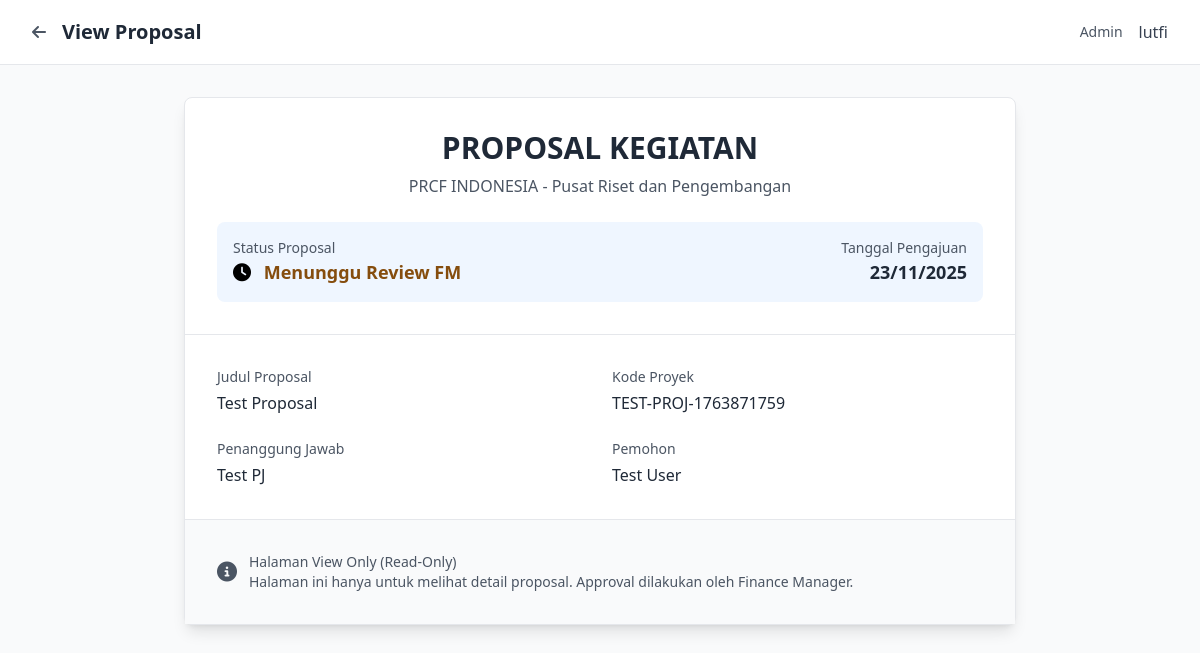
Screenshot of /pages/proposals/view_proposal.php?id=20 (signed in) with the database file from the repository.
### tables this page shows
CREATE TABLE `proposal` (
  `id_proposal` int(11) NOT NULL,
  `judul_proposal` varchar(255) NOT NULL,
  `pj` varchar(255) NOT NULL COMMENT 'Penanggung Jawab',
  `date` date DEFAULT NULL,
  `pemohon` varchar(255) DEFAULT NULL,
  `status` enum('draft','submitted','approved_fm','approved','rejected') DEFAULT 'draft' COMMENT 'draft=PM draft, submitted=waiting FM, approved_fm=FM approved (final), approved=FM approved (final), rejected=rejected',
  `approved_by_fm` int(11) DEFAULT NULL,
  `fm_approval_date` datetime DEFAULT NULL,
  `kode_proyek` varchar(50) DEFAULT NULL,
  `tor` text DEFAULT NULL COMMENT 'Terms of Reference',
  `file_budget` varchar(255) DEFAULT NULL,
  `total_budget_usd` decimal(15,2) DEFAULT 0.00,
  `total_budget_idr` decimal(15,2) DEFAULT 0.00,
  `currency` varchar(10) DEFAULT 'USD',
  `exrate_at_submission` decimal(10,4) DEFAULT 1.0000 COMMENT 'Exchange rate saat submit proposal',
  `created_at` timestamp NOT NULL DEFAULT current_timestamp(),
  `updated_at` timestamp NOT NULL DEFAULT current_timestamp() ON UPDATE current_timestamp()
);

### pages/proposals/view_proposal.php (the view, shortened to what this page needs)
<?php
require_once '../../includes/config.php';
$user_role = $_SESSION['user_role'];
$user_name = $_SESSION['user_name'];
$proposal_id = $_GET['id'] ?? 0;
$return_dashboard = '../dashboards/';
switch ($user_role) {
    default:
        $return_dashboard .= 'dashboard_pm.php';
}
$stmt = $conn->prepare("SELECT p.*, u.nama as creator_name, u.email as creator_email
    FROM proposal p
    LEFT JOIN user u ON p.pemohon = u.nama
    WHERE p.id_proposal = ?");
$stmt->bind_param("i", $proposal_id);
$stmt->execute();
$proposal = $stmt->get_result()->fetch_assoc();
?>
<!DOCTYPE html>
<html lang="id">
<head>
    <script src="https://cdn.tailwindcss.com"></script>
    <link rel="stylesheet" href="https://cdnjs.cloudflare.com/ajax/libs/font-awesome/6.4.0/css/all.min.css">
</head>
<body class="bg-gray-50 min-h-screen">
    <header class="bg-white border-b border-gray-200 sticky top-0 z-50">
        <div class="max-w-7xl mx-auto px-4 sm:px-6 lg:px-8">
            <div class="flex justify-between items-center h-16">
                <div class="flex items-center space-x-4">
                    <a href="<?php echo $return_dashboard; ?>" class="text-gray-600 hover:text-gray-800">
                        <i class="fas fa-arrow-left"></i>
                    </a>
                    <h1 class="text-xl font-bold text-gray-800">View Proposal</h1>
                </div>
                <div class="flex items-center space-x-4">
                    <span class="text-sm text-gray-600"><?php echo $user_role; ?></span>
                    <span class="text-gray-700 font-medium"><?php echo $user_name; ?></span>
                </div>
            </div>
        </div>
    </header>
    <main class="max-w-4xl mx-auto px-4 sm:px-6 lg:px-8 py-8">
        <div class="bg-white rounded-lg shadow-lg border border-gray-200">
            <div class="p-8 border-b border-gray-200">
                <div class="text-center mb-6">
                    <h1 class="text-3xl font-bold text-gray-800 mb-2">PROPOSAL KEGIATAN</h1>
                    <p class="text-gray-600">PRCF INDONESIA - Pusat Riset dan Pengembangan</p>
                </div>
                <div class="space-y-4">
                    <div class="flex items-center justify-between p-4 bg-blue-50 rounded-lg">
                        <div>
                            <p class="text-sm text-gray-600">Status Proposal</p>
                            <p class="text-lg font-bold">
                                <?php
                                $status_text = [
                                    'draft' => 'Draft',
                                    'submitted' => 'Menunggu Review FM',
                                    'approved_fm' => 'Disetujui FM (Final)',
                                    'approved' => 'Disetujui FM (Final)',
                                    'rejected' => 'Ditolak'
                                ];
                                $status_class = [
                                    'draft' => 'text-gray-800',
                                    'submitted' => 'text-yellow-800',
                                    'approved_fm' => 'text-blue-800',
                                    'approved' => 'text-green-800',
                                    'rejected' => 'text-red-800'
                                ];
                                $status_icon = [
                                    'draft' => 'fa-file',
                                    'submitted' => 'fa-clock',
                                    'approved_fm' => 'fa-check',
                                    'approved' => 'fa-check-double',
                                    'rejected' => 'fa-times'
                                ];
                                ?>
                                <i class="fas <?php echo $status_icon[$proposal['status']] ?? 'fa-question'; ?> mr-2"></i>
                                <span class="<?php echo $status_class[$proposal['status']] ?? 'text-gray-800'; ?>">
                                    <?php echo $status_text[$proposal['status']] ?? $proposal['status']; ?>
                                </span>
                            </p>
                        </div>
                        <div class="text-right">
                            <p class="text-sm text-gray-600">Tanggal Pengajuan</p>
                            <p class="text-lg font-bold text-gray-800">
                                <?php echo date('d/m/Y', strtotime($proposal['date'])); ?>
                            </p>
                        </div>
                    </div>
                </div>
            </div>
            <div class="p-8 space-y-6">
                <div class="grid grid-cols-1 md:grid-cols-2 gap-6">
                    <div>
                        <label class="block text-sm font-medium text-gray-600 mb-1">Judul Proposal</label>
                        <p class="text-gray-800 font-medium"><?php echo htmlspecialchars($proposal['judul_proposal']); ?></p>
                    </div>
                    <div>
                        <label class="block text-sm font-medium text-gray-600 mb-1">Kode Proyek</label>
                        <p class="text-gray-800 font-medium"><?php echo htmlspecialchars($proposal['kode_proyek']); ?></p>
                    </div>
                </div>
                <div class="grid grid-cols-1 md:grid-cols-2 gap-6">
                    <div>
                        <label class="block text-sm font-medium text-gray-600 mb-1">Penanggung Jawab</label>
                        <p class="text-gray-800 font-medium"><?php echo htmlspecialchars($proposal['pj']); ?></p>
                    </div>
                    <div>
                        <label class="block text-sm font-medium text-gray-600 mb-1">Pemohon</label>
                        <p class="text-gray-800 font-medium"><?php echo htmlspecialchars($proposal['pemohon']); ?></p>
                    </div>
                </div>
            </div>
            <div class="p-8 border-t border-gray-200 bg-gray-50">
                <div class="flex items-center text-gray-600">
                    <i class="fas fa-info-circle text-xl mr-3"></i>
                    <div class="text-sm">
                        <p class="font-medium">Halaman View Only (Read-Only)</p>
                        <p>Halaman ini hanya untuk melihat detail proposal. Approval dilakukan oleh Finance Manager.</p>
                    </div>
                </div>
            </div>
        </div>
    </main>
</body>
</html>

### rows the page displays
proposal: status "Menunggu Review FM", date "23/11/2025", judul_proposal "Test Proposal", kode_proyek "TEST-PROJ-1763871759", pj "Test PJ", pemohon "Test User"

### other values shown
$user_role "Admin"
$user_name "lutfi"
